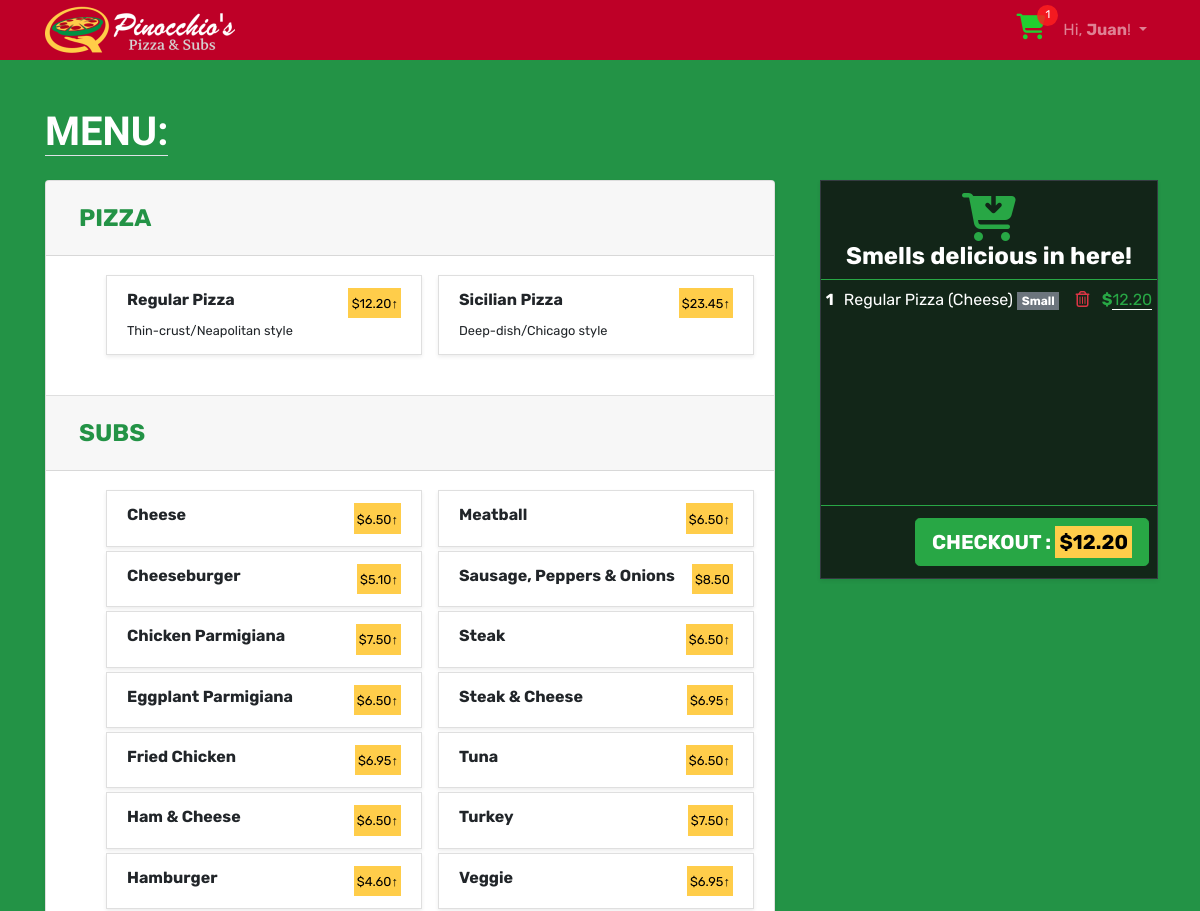
Before: / (signed in, upper part) with the older database file.
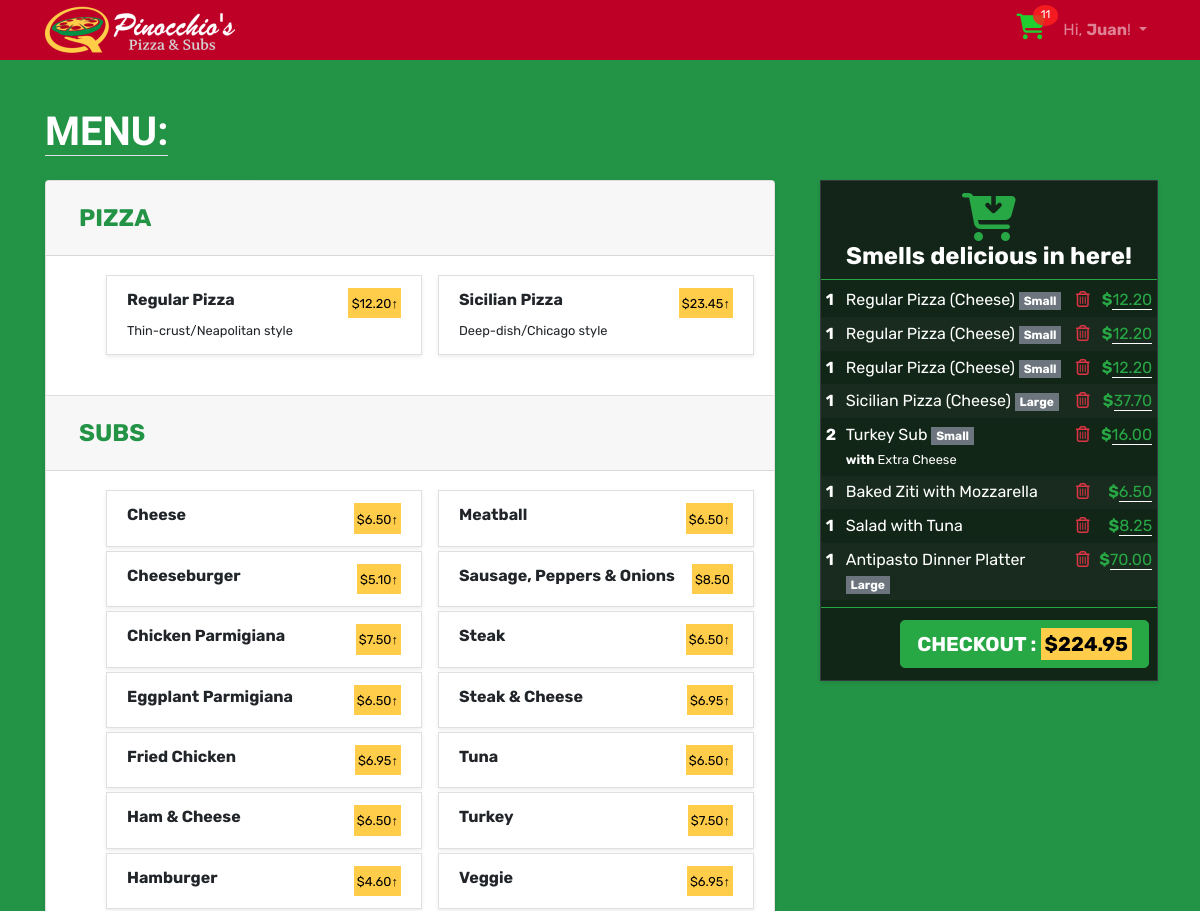
After: the same page with the newer database file.
### orders/models.py (models this page shows, shortened)
class PizzaType(models.Model):
    alias = models.CharField(max_length=120, unique=True)
    name = models.CharField(max_length=120, unique=True)
    description = models.CharField(max_length=120)

class RegularPizza(models.Model):
    name = models.CharField(max_length=120, unique=True)
    small = models.DecimalField(max_digits=10, decimal_places=2)
    large = models.DecimalField(max_digits=10, decimal_places=2)
    toppingsCount = models.IntegerField(default=0)

class SicilianPizza(models.Model):
    name = models.CharField(max_length=120, unique=True)
    small = models.DecimalField(max_digits=10, decimal_places=2)
    large = models.DecimalField(max_digits=10, decimal_places=2)
    toppingsCount = models.IntegerField(default=0)

class Sub(models.Model):
    name = models.CharField(max_length=120, unique=True)
    small = models.DecimalField(max_digits=10, decimal_places=2, null=True, blank=True)
    large = models.DecimalField(max_digits=10, decimal_places=2, null=True, blank=True)
    add_Ons = models.ManyToManyField(SubExtra, blank=True, related_name="extras")

### cart/models.py (models this page shows, shortened)
class CartItem(models.Model):
    ORDER_STATUS = [
        ('CART', 'In Cart'),
        ('PAID', 'Paid'),
        ('CONF', 'Confirmed'),
        ('DLVR', 'Delivered'),
        ('DONE', 'Completed'),
    ]
    user = models.ForeignKey(User, on_delete=models.CASCADE)
    quantity = models.IntegerField()
    category = models.CharField(max_length=200)
    menu_id = models.IntegerField()
    name = models.CharField(max_length=200)
    size = models.CharField(
        max_length=20,
        blank=True,
        null=True,
    )
    addons = models.CharField(
        max_length=200,
        blank=True,
        null=True,
    )
    price = models.DecimalField(max_digits=10, decimal_places=2)
    sub_total = models.DecimalField(max_digits=10, decimal_places=2)
    status = models.CharField(
        max_length=4,
        choices=ORDER_STATUS,
        default='CART',
    )
    added_on = models.DateTimeField(auto_now_add=True)

### orders/views.py (the view)
# urls.py: path("", views.home, name="home"),
def home(request):
    if request.is_ajax():
        if request.POST['data'] == 'hbtext':
            modal = open(os.path.join(settings.BASE_DIR, 'modalForm.txt'))
            cart = open(os.path.join(settings.BASE_DIR, 'cartItem.txt'))
            modal_form = modal.read()
            cart_text = cart.read()
            modal.close()
            cart.close()
            return JsonResponse({'modal_form' : modal_form, 'cart_text' : cart_text})
    else:
        pizzaType = list(PizzaType.objects.values().order_by('name'))
        regularPizza = list(RegularPizza.objects.values().order_by('small'))
        sicilianPizza = list(SicilianPizza.objects.values().order_by('small'))
        pizzaTopping = list(PizzaTopping.objects.values().order_by('name'))
        subs = Sub.objects.all().order_by('name')
        pasta = list(Pasta.objects.values().order_by('name'))
        salad= list(Salad.objects.values().order_by('name'))
        dinnerPlatter = list(DinnerPlatter.objects.values().order_by('name'))
        context = {
            "pizzaType" : pizzaType,
            "regularPizza" : regularPizza,
            "sicilianPizza" : sicilianPizza,
            "pizzaTopping" : pizzaTopping,
            "subs" : subs,
            "sub" : list(Sub.objects.values('id', 'name', 'small', 'large', 'add_Ons__id', 'add_Ons__name', 'add_Ons__price')),
            "pasta" : pasta,
            "salad" : salad,
            "dinnerPlatter" : dinnerPlatter,
        }
        if request.user.is_authenticated:
            user = request.user.id
            cart_items = CartItem.objects.filter(user=user, status='CART')
            context['cart_items'] = cart_items
            cart_total = 0
            cart_quantity = 0
            for item in cart_items:
                cart_total += item.sub_total
                cart_quantity += item.quantity
            if cart_total != 0:
                context['cart_total'] = format(cart_total, '.2f')
            context['cart_quantity'] = cart_quantity
        return render(request, "orders/home.html", context)

### templates/orders/home.html (shortened to what the changed rows need)
    {% extends 'base.html' %}
    {% load static %}
    {% block stylesheet %}
    <link rel="stylesheet" href="{% static 'css/home.css' %}">
    {% endblock %}
    {% block body_content %}
    <div class="container mb-3">
      <h1 class="mt-5 mb-4 text-white font-weight-bold" id="menu"><a href="#menu" class="text-decoration-none text-reset text-uppercase border-bottom">Menu:</a></h1>
        <div class="row">
          <div class="col-lg-8 col-md-12 col-sm-12 col-xs-12" id="menu-div">
            <div class="accordion border-0 shadow-sm" id="accordionMenu">
                <div class="card">
                  <div class="card-header" id="pizza">
                    <h2 class="mb-0">
                      <button class="btn btn-link" type="button" data-toggle="collapse" data-target="#collapseOne" aria-expanded="true" aria-controls="collapseOne">
                        Pizza
                      </button>
                    </h2>
                  </div>
                  <div id="collapseOne" class="collapse show" aria-labelledby="pizza">
                    <div class="card-body">
                      <ul>
                        {% for pizza in pizzaType %}
                        <li class="list-group-item mb-1 rounded-0 shadow-sm menu-items" data-type="{{ pizza.alias }}" data-menuname="{{ pizza.name }}" data-toggle="modal" data-target="#menuModal">
                          <div class="d-flex justify-content-between">
                            <span class="font-weight-bold">{{ pizza.name }}</span>
                            {% if pizza.name == "Regular Pizza" %}
                              <mark><small>${{ regularPizza.0.small }}<span>&uarr;</small></mark>
                            {% else %}
                              <mark><small>${{ sicilianPizza.0.small }}&uarr;</small></mark>
                            {% endif %}
                          </div>
                          <small>{{ pizza.description }}</small>
                        </li>
                        {% endfor %}
                      </ul>
                    </div>
                  </div>
                </div>
                <div class="card">
                  <div class="card-header" id="sub">
                    <h2 class="mb-0">
                      <button class="btn btn-link" type="button" data-toggle="collapse" data-target="#collapseTwo" aria-expanded="true" aria-controls="collapseTwo">
                        Subs
                      </button>
                    </h2>
                  </div>
                  <div id="collapseTwo" class="collapse show" aria-labelledby="sub">
                    <div class="card-body">
                      <ul>
                        {% for sub in subs %}
                          <li class="list-group-item mb-1 rounded-0 shadow-sm menu-items" data-type="sub" data-menuname="{{ sub.name }}" data-toggle="modal" data-target="#menuModal">
                            <div class="d-flex justify-content-between">
                              <span class="font-weight-bold">{{ sub.name }}</span>
                              {% if sub.small %}
                                <mark><small>${{ sub.small }}&uarr;</small></mark>
                              {% else %}
                                <mark><small>${{ sub.large }}</small></mark>
                              {% endif %}
                            </div>
                          </li>
                        {% endfor %}
                      </ul>
                    </div>
                  </div>
                </div>
            </div>
          </div>
          <div class="col-lg-4 d-xs-none d-sm-none d-md-block d-l-block d-lg-block side-cart-div">
            <div class="container position-fixed" id="side-cart">
              <div class="card border border-dark rounded-0 shadow-sm mb-3 rounded-0" id="cart-items-card">
                <div class="card-body text-white pl-0 pr-0 pb-0 pt-1" id="cart-items-div">
                  <table class="table table-sm text-white table-borderless">
                    <tbody id="cartItems">
                      {% if cart_items %}
                        {% for item in cart_items %}
                        <tr data-orderid="{{item.id}}">
                          <th scope="row">{{ item.quantity }}</th>
                          <td>
                            {{ item.name}}
                            {% if item.size %}
                              <span class="badge badge-secondary rounded-0">{{ item.size }}</span>
                            {% endif %}
                            {% if item.addons %}
                              <br>
                              <small><strong>with</strong> {{ item.addons }}</small>
                            {% endif %}
                          </td>
                          <td>
                            <i class="far fa-trash-alt text-danger text-center" title="Delete order?" onclick="deleteOrder(this)"></i>
                          </td>
                          <td class="text-right">
                            <span class="font-weight-bolder text-success">$</span><span class="text-success"><span class="border-bottom border-white">{{item.sub_total}}</span></span>
                          </td>
                        </tr>
                        {% endfor%}
                      {% endif %}
                    </tbody>
                  </table>
                </div>
                <div id="checkout-div" class="card-footer bg-transparent border-success text-right pr-2">
                  <button type="button" class="btn btn-lg btn-success font-weight-bold" id="checkout-btn" {%if cart_items%}{%else%}disabled{%endif%} onclick="cartPageRedirect()">
                    CHECKOUT <span id="cart-total">{%if cart_total%}: <mark>${{cart_total}}</mark>{%endif%}</span>
                  </button>
                </div>
              </div>
            </div>
          </div>
        </div>
    </div>
    {% endblock %}

### templates/base.html (shortened to what this page needs)
{% load static %}<!DOCTYPE html>
<html>
  <head>
    <link rel="stylesheet" href="{% static 'css/bootstrap.min.css' %}">
    <link rel="stylesheet" href="{% static 'css/app.css' %}">
    {% block stylesheet %}{% endblock %}
  </head>
  <body>
    {% block body %}
    <nav class="navbar navbar-expand-sm navbar-dark mt-0 mb-0 pt-0 pb-0">
      <div class="container">
        <a class="navbar-brand" href="{% url 'home' %}">
          <img src="../static/img/logo.png" alt="Pinocchio's Pizza & Subs logo">
        </a>
        <div id="mainMenu">
          {% if user.is_authenticated %}
            <ul class="navbar-nav ml-auto d-flex flex-row">
              <li class="nav-item">
                <a href="{% url 'cart' %}" class="items-in-cart d-inline">
                  <span><i class="fas fa-shopping-cart lg"></i></span>
                  <span class="cart-quantity" {%if cart_quantity == 0 %}style="display: none;"{% endif %}>{{cart_quantity}}</span>
                </a>
              </li>
              <li class="nav-item dropdown">
                <a class="nav-link dropdown-toggle" href="#" id="userMenu" data-toggle="dropdown" aria-haspopup="true" aria-expanded="false">
                  Hi, <span class="font-weight-bold">{{ user.first_name|title }}</span>!
                </a>
              </li>
            </ul>
          {% endif %}
        </div>
      </div>
    </nav>
    {% endblock body %}
    {% block body_content %}
    {% endblock %}
  </body>
</html>

Changed rows visible on the page:
added CartItem: quantity "1", name "Regular Pizza (Cheese)", size "Small", sub_total "12.20"
added CartItem: quantity "1", name "Regular Pizza (Cheese)", size "Small", sub_total "12.20"
added CartItem: quantity "1", name "Sicilian Pizza (Cheese)", size "Large", sub_total "37.70"
added CartItem: quantity "2", name "Turkey Sub", size "Small", addons "Extra Cheese", sub_total "16.00"
added CartItem: quantity "1", name "Baked Ziti with Mozzarella", sub_total "6.50"
added CartItem: quantity "1", name "Salad with Tuna", sub_total "8.25"
added CartItem: quantity "1", name "Antipasto Dinner Platter", size "Large", sub_total "70.00"
Other visible differences:
{{ cart_quantity }}: "1" → "11"
{{ cart_total }}: "12.20" → "224.95"
